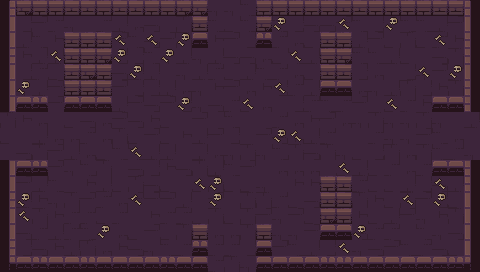

The image is a tile-based game level rendered from a .tmx file. Its description and source (layers, tilesets, objects; grid data summarised) follow:
An orthogonal 30x17 tile map with 16x16 px tiles, 6 tile layers (ground, dressing, decor, walls, ...) and 12 objects (5x ENTRY, 5x ENEMY, 2x PROP).

<map version="1.10" tiledversion="1.10.2" orientation="orthogonal" renderorder="right-down" width="30" height="17" tilewidth="16" tileheight="16" infinite="0" nextlayerid="8" nextobjectid="13">
 <tileset firstgid="1" name="dungeon" tilewidth="16" tileheight="16" tilecount="100" columns="10">
  <image source="../../../gfx/tiles/depths/dungeon_tileset.png" width="160" height="160" />
 </tileset>
 <layer id="1" name="ground" width="30" height="17">
  <data>[510 cells, 510 non-empty, 12 distinct tile ids]</data>
 </layer>
 <layer id="2" name="dressing" width="30" height="17">
  <data>[510 cells, 35 non-empty, 2 distinct tile ids]</data>
 </layer>
 <layer id="3" name="decor" width="30" height="17">
  <data>[510 cells, 0 non-empty, 0 distinct tile ids]</data>
 </layer>
 <layer id="4" name="walls" width="30" height="17">
  <data>[510 cells, 78 non-empty, 18 distinct tile ids]</data>
 </layer>
 <layer id="5" name="props" width="30" height="17">
  <data>[510 cells, 47 non-empty, 8 distinct tile ids]</data>
 </layer>
 <layer id="6" name="overhead" width="30" height="17">
  <data>[510 cells, 0 non-empty, 0 distinct tile ids]</data>
 </layer>
 <objectgroup id="7" name="spawns">
  <object id="1" name="UP" type="ENTRY" x="232" y="24" />
  <object id="2" name="DOWN" type="ENTRY" x="232" y="248" />
  <object id="3" name="LEFT" type="ENTRY" x="24" y="136" />
  <object id="4" name="RIGHT" type="ENTRY" x="456" y="136" />
  <object id="5" name="" type="ENTRY" x="248" y="136" />
  <object id="6" name="" type="ENEMY" x="360" y="184" />
  <object id="7" name="" type="ENEMY" x="232" y="88" />
  <object id="8" name="" type="ENEMY" x="120" y="88" />
  <object id="9" name="" type="ENEMY" x="168" y="136" />
  <object id="10" name="" type="ENEMY" x="104" y="184" />
  <object id="11" name="torch" type="PROP" x="56" y="264" />
  <object id="12" name="torch" type="PROP" x="424" y="264" />
 </objectgroup>
</map>
